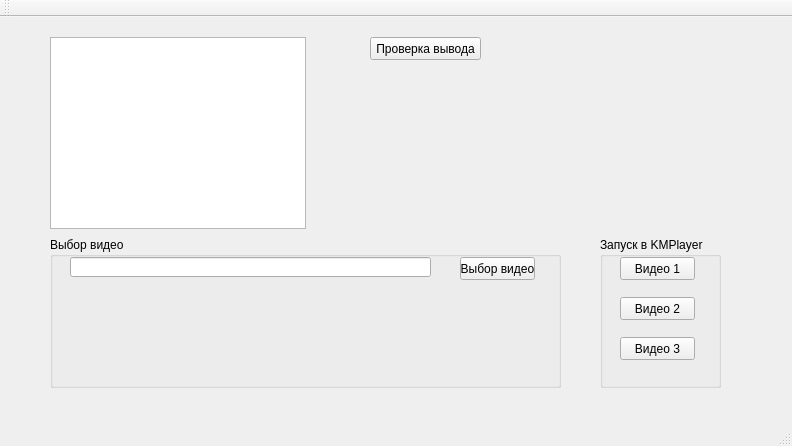
<?xml version="1.0" encoding="UTF-8"?>
<ui version="4.0">
 <class>MainWindow</class>
 <widget class="QMainWindow" name="MainWindow">
  <property name="geometry">
   <rect>
    <x>0</x>
    <y>0</y>
    <width>792</width>
    <height>446</height>
   </rect>
  </property>
  <property name="windowTitle">
   <string>MainWindow</string>
  </property>
  <widget class="QWidget" name="centralWidget">
   <widget class="QListWidget" name="listWidget">
    <property name="geometry">
     <rect>
      <x>50</x>
      <y>20</y>
      <width>256</width>
      <height>192</height>
     </rect>
    </property>
   </widget>
   <widget class="QPushButton" name="pushButton_4">
    <property name="geometry">
     <rect>
      <x>370</x>
      <y>20</y>
      <width>111</width>
      <height>23</height>
     </rect>
    </property>
    <property name="text">
     <string>Проверка вывода</string>
    </property>
   </widget>
   <widget class="QGroupBox" name="groupBox">
    <property name="geometry">
     <rect>
      <x>600</x>
      <y>220</y>
      <width>121</width>
      <height>151</height>
     </rect>
    </property>
    <property name="title">
     <string>Запуск в KMPlayer</string>
    </property>
    <widget class="QPushButton" name="pushButton_3">
     <property name="geometry">
      <rect>
       <x>20</x>
       <y>100</y>
       <width>75</width>
       <height>23</height>
      </rect>
     </property>
     <property name="text">
      <string>Видео 3</string>
     </property>
    </widget>
    <widget class="QPushButton" name="pushButton_2">
     <property name="geometry">
      <rect>
       <x>20</x>
       <y>60</y>
       <width>75</width>
       <height>23</height>
      </rect>
     </property>
     <property name="text">
      <string>Видео 2</string>
     </property>
    </widget>
    <widget class="QPushButton" name="pushButton">
     <property name="geometry">
      <rect>
       <x>20</x>
       <y>20</y>
       <width>75</width>
       <height>23</height>
      </rect>
     </property>
     <property name="text">
      <string>Видео 1</string>
     </property>
    </widget>
   </widget>
   <widget class="QGroupBox" name="groupBox_2">
    <property name="geometry">
     <rect>
      <x>50</x>
      <y>220</y>
      <width>511</width>
      <height>151</height>
     </rect>
    </property>
    <property name="title">
     <string>Выбор видео</string>
    </property>
    <widget class="QPushButton" name="pushButton_5">
     <property name="geometry">
      <rect>
       <x>410</x>
       <y>20</y>
       <width>75</width>
       <height>23</height>
      </rect>
     </property>
     <property name="text">
      <string>Выбор видео</string>
     </property>
    </widget>
    <widget class="QLineEdit" name="lineEdit">
     <property name="geometry">
      <rect>
       <x>20</x>
       <y>20</y>
       <width>361</width>
       <height>20</height>
      </rect>
     </property>
    </widget>
   </widget>
  </widget>
  <widget class="QMenuBar" name="menuBar">
   <property name="geometry">
    <rect>
     <x>0</x>
     <y>0</y>
     <width>792</width>
     <height>22</height>
    </rect>
   </property>
  </widget>
  <widget class="QToolBar" name="mainToolBar">
   <attribute name="toolBarArea">
    <enum>TopToolBarArea</enum>
   </attribute>
   <attribute name="toolBarBreak">
    <bool>false</bool>
   </attribute>
  </widget>
  <widget class="QStatusBar" name="statusBar"/>
 </widget>
 <layoutdefault spacing="6" margin="11"/>
 <resources/>
 <connections/>
</ui>
